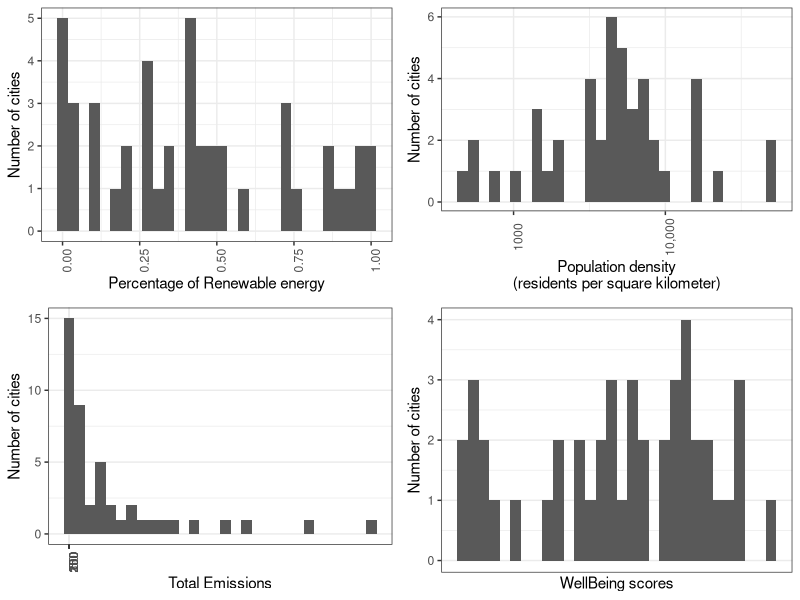
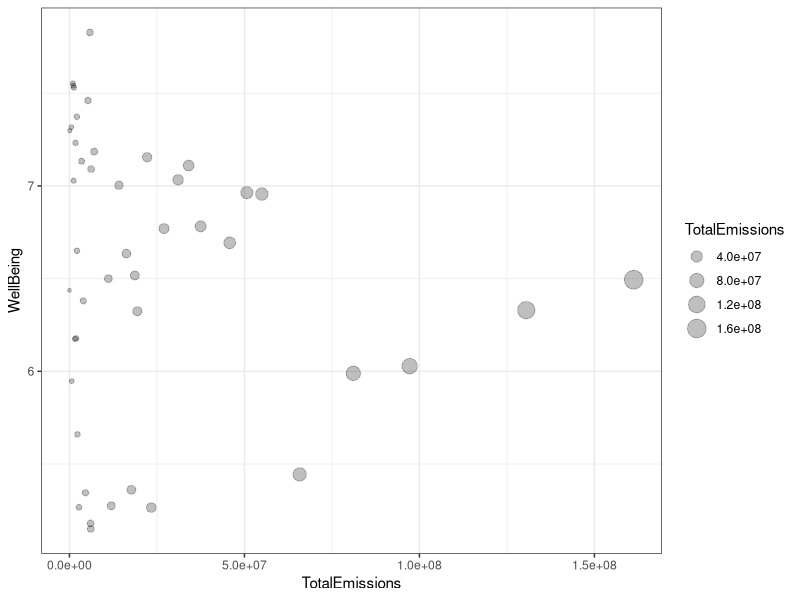
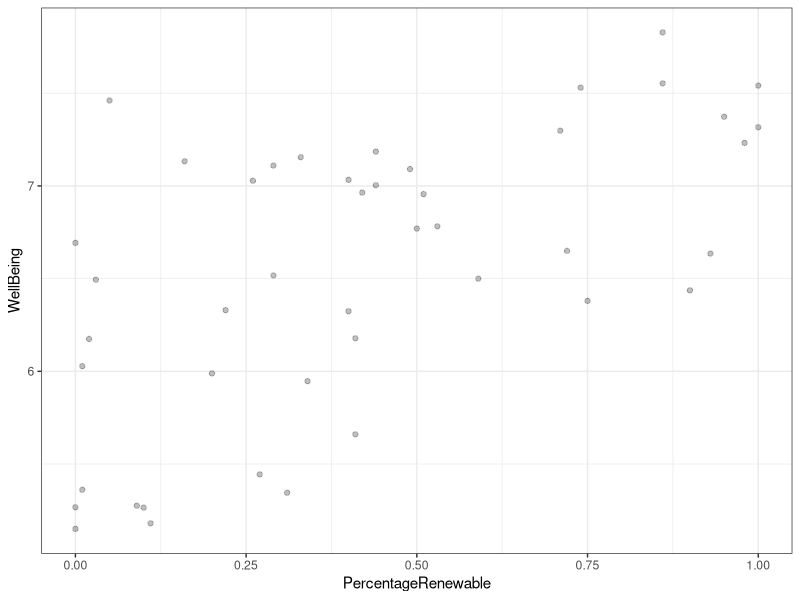

Recreate these plots in R, in order.
## ---- chunk 1
knitr::opts_chunk$set(warning = FALSE, message = FALSE, echo = TRUE)
## ---- chunk 2
library(tidyverse)
library(sf)
library(knitr)
library(readxl)
library(gridExtra)
## ---- chunk 3
main <- st_read("values_variablesonly.xlsx")
total <- st_read("combinedmain_valuesonlyr.csv")
## ---- chunk 4
kable(head(total))
## ---- chunk 5
kable(head(main))
## ---- chunk 6
data <- read_xlsx(path = "values_variablesonly.xlsx", 
                      sheet = "Sheet1")
energy_t_test <- t.test(data$PercentageRenewable)
dens_t_test <- t.test(data$PopulationDensity)
emission_t_test <- t.test(data$TotalEmissions)
wellbeing_t_test <- t.test(data$WellBeing)
## ---- chunk 7

energy_quartiles <- quantile(data$PercentageRenewable, na.rm = TRUE)
dens_quartiles <- quantile(data$PopulationDensity, na.rm = TRUE)
emission_quartiles <- quantile(data$TotalEmissions, na.rm = TRUE)
wellbeing_quartiles <- quantile(data$WellBeing, na.rm = TRUE)

energy_dev <- sd(data$PercentageRenewable, na.rm = TRUE)
dens_dev <- sd(data$PopulationDensity, na.rm = TRUE)
emission_dev <- sd(data$TotalEmissions, na.rm = TRUE)
wellbeing_dev <- sd(data$WellBeing, na.rm = TRUE)

energy_hist <- ggplot(data) +
  geom_histogram(aes(x = PercentageRenewable),
                 bins = 30)

dens_hist <- ggplot(data) +
  geom_histogram(aes(x = PopulationDensity),
                 bins = 30) +
  scale_x_continuous(trans = "log")

emission_hist <- ggplot(data) +
  geom_histogram(aes(x = TotalEmissions),
                 bins = 30)

wellbeing_hist <- ggplot(data) +
  geom_histogram(aes(x = WellBeing),
                 bins = 30)
## ---- chunk 8

cont_summary <- tibble(`Variable` = c("Energy Mix", 
               "Population density (people per square kilometers)", 
               "Total Emissions (metric tonnes CO2e)",
               "WellBeing scores"),

`Sample mean` = c(energy_t_test$estimate,
                    dens_t_test$estimate,
                    emission_t_test$estimate,
                    wellbeing_t_test$estimate* 1000),

`Population mean (95% confidence) - low` = 
    c(energy_t_test$conf.int[1],
      dens_t_test$conf.int[1],
      emission_t_test$conf.int[1],
      wellbeing_t_test$conf.int[1]* 1000),
`Population mean (95% confidence) - high` =
    c(energy_t_test$conf.int[2],
      dens_t_test$conf.int[2],
      emission_t_test$conf.int[2],
      wellbeing_t_test$conf.int[2] * 1000),
`Median` = c(energy_quartiles[3],
             dens_quartiles[3],
             emission_quartiles[3],
             wellbeing_quartiles[3] * 1000),
`Interquartile range` = c(energy_quartiles[4] - energy_quartiles[2],
                            dens_quartiles[4] - dens_quartiles[2],
                            emission_quartiles[4] - emission_quartiles[2],
                            wellbeing_quartiles[4] - wellbeing_quartiles[2]* 1000),
`Standard deviation` = c(energy_dev,
                          dens_dev,
                          emission_dev,
                          wellbeing_dev* 1000))

kable(cont_summary, digits = 0)
## ---- chunk 9

pretty_energy_hist <- energy_hist +
  theme_bw() +
  scale_x_continuous(name = "Percentage of Renewable energy") +
  scale_y_continuous(name = "Number of cities") +
  theme(axis.text.x = element_text(angle = 90))

pretty_dens_hist <- dens_hist +
  theme_bw() + 
  scale_x_continuous(name = "Population density\n(residents per square kilometer)",
                     trans = "log",
                     breaks = c(0.1, 1, 10, 100, 1000, 10000),
                     labels = c("0.1", "1", "10", "100", "1000", "10,000")) +
  scale_y_continuous(name = "Number of cities") +
  theme(axis.text.x = element_text(angle = 90))

pretty_emission_hist = emission_hist +
  theme_bw() +
  scale_x_continuous(name = "Total Emissions",
                     breaks = seq(0, 0.3, by=.05),
                     labels = seq(0, 300, by = 50)) +
  scale_y_continuous(name = "Number of cities") +
  theme(axis.text.x = element_text(angle = 90)) 
  
pretty_wellbeing_hist = wellbeing_hist +
  theme_bw() +
  scale_x_continuous(name = "WellBeing scores",
                     breaks = seq(0, 0.3, by=.05),
                     labels = seq(0, 300, by = 50)) +
  scale_y_continuous(name = "Number of cities") +
  theme(axis.text.x = element_text(angle = 90))

grid.arrange(pretty_energy_hist, pretty_dens_hist, pretty_emission_hist, pretty_wellbeing_hist,
             ncol = 2, nrow = 2)
## ---- chunk 10
pct_C40 <- t.test(main$C40_Status == "C40")
pct_nonC40 <- t.test(main$C40_Status == "No")
## ---- chunk 11
cat_summary_C40 <- tibble(`C40 Cities` = 
                              c("C40",
                                "Non C40"),
                            `Sample proportion` = 
                              c(pct_C40$estimate * 100,
                                pct_nonC40$estimate *100),
                            `95-percent confidence - low` = 
                              c(pct_C40$conf.int[1] * 100,
                                pct_nonC40$conf.int[1] * 100),
                            `95-percent confidence - high` = 
                              c(pct_C40$conf.int[2] * 100,
                                pct_nonC40$conf.int[2] * 100))

kable(cat_summary_C40, digits = 0)
## ---- chunk 12
pct_VAdone <- t.test(main$Vadone == "Yes")
pct_VAinprogress <- t.test(main$Vadone == "In progress")
pct_VAno <-  t.test(main$Vadone == "No")
## ---- chunk 13

cat_summary_VAdone <- tibble(`Conducted Vulnerability Assessment?` = 
                              c("Yes",
                                "In Progress",
                                "No"),
                            `Sample proportion` = 
                              c(pct_VAdone$estimate * 100,
                                pct_VAinprogress$estimate * 100,
                                pct_VAno$estimate * 100),
                            `95-percent confidence - low` = 
                              c(pct_VAdone$estimate * 100,
                                pct_VAinprogress$estimate * 100,
                                pct_VAno$estimate * 100),
                            `95-percent confidence - high` = 
                              c(pct_VAdone$conf.int[2] * 100,
                                pct_VAinprogress$conf.int[2] * 100,
                                pct_VAno$conf.int[2] * 100))

kable(cat_summary_VAdone, digits = 0)
## ---- chunk 14
cor.test(~ WellBeing + TotalEmissions, data = main)
## ---- chunk 15
wb_emissions_model <- lm(WellBeing ~ TotalEmissions, data = main)

summary(wb_emissions_model)
## ---- chunk 16
ggplot(main) +
  geom_point(aes(x = TotalEmissions, 
                 y = WellBeing,
                 size = TotalEmissions),
             alpha = 0.25) +
  theme_bw()
## ---- chunk 17
cor.test(~ WellBeing + PopulationDensity, data = main)
## ---- chunk 18
wb_popdens_model <- lm(WellBeing ~ PopulationDensity, data = main)

summary(wb_popdens_model)
## ---- chunk 19
cor.test(~ WellBeing + PercentageRenewable, data = main)
## ---- chunk 20
wb_energy_model <- lm(WellBeing ~ PercentageRenewable, data = data)

summary(wb_energy_model)
## ---- chunk 21
ggplot(main) +
  geom_point(aes(x = PercentageRenewable, 
                 y = WellBeing),
             alpha = 0.25) +
  theme_bw()
## ---- chunk 22
cor.test(~ PopulationDensity + TotalEmissions, data = main)
## ---- chunk 23
popdens_te_model <- lm(PopulationDensity ~ TotalEmissions, data = main)

summary(popdens_te_model)
## ---- chunk 24
cor.test(~ TotalEmissions + PercentageRenewable, data = data)
## ---- chunk 25
te_energy_model <- lm(TotalEmissions ~ PercentageRenewable, data = main)

summary(te_energy_model)
## ---- chunk 26
t.test(WellBeing ~ C40_Status, main)
## ---- chunk 27
wb_c40_model <- lm(WellBeing ~ C40_Status, data = main)

summary(wb_c40_model)

## ---- chunk 28
wb_va_model <- lm(WellBeing ~ Vadone, data = main)

summary(wb_va_model)
